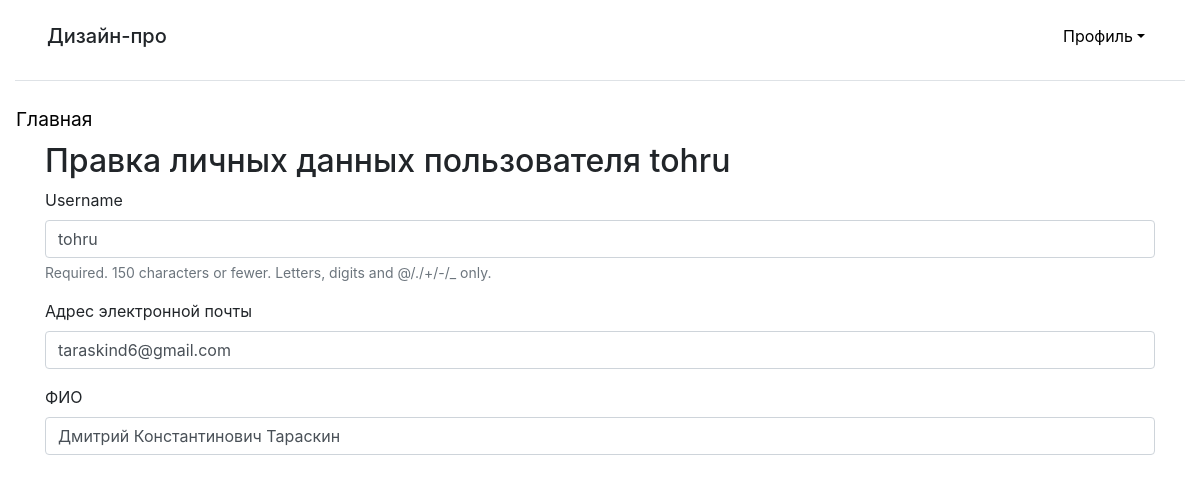
The page /accounts/profile/change/ (signed in) on the database its author committed.
### main/models.py (models this page shows)
class AdvUser(AbstractUser):
   is_activated = models.BooleanField(default=True, db_index=True,verbose_name='Прошел активацию?')
   fio = models.CharField(max_length=100, blank=True, verbose_name='ФИО')
   class Meta(AbstractUser.Meta):
       pass

### main/views.py (the view)
# urls.py: path('accounts/profile/change/', ChangeUserInfoView.as_view(), name='profile_change'),
class ChangeUserInfoView(SuccessMessageMixin, LoginRequiredMixin,UpdateView):
   model = AdvUser
   template_name = 'main/change_user_info.html'
   form_class = ChangeUserInfoForm
   success_url = reverse_lazy('main:profile')
   success_message = 'Личные данные пользователя изменены'
   def dispatch(self, request, *args, **kwargs):
       self.user_id = request.user.pk
       return super().dispatch(request, *args, **kwargs)
   def get_object(self, queryset=None):
       if not queryset:
           queryset = self.get_queryset()
       return get_object_or_404(queryset, pk=self.user_id)

### main/forms.py
class ChangeUserInfoForm(forms.ModelForm):
   email = forms.EmailField(required=True, label='Адрес электронной почты')
   class Meta:
       model = AdvUser
       fields = ('username', 'email', 'fio')

### main/templates/main/change_user_info.html (shortened to what this page needs)
{% extends "layout/basic.html" %}
{% load bootstrap4 %}
{% block content %}
<h2>Правка личных данных пользователя {{ user.username }}</h2>
<form method="post">
   {% bootstrap_form form layout='horizontal' %}
</form>
{% endblock %}

### rows shown on the page
AdvUser: username "tohru", email "taraskind6@gmail.com", fio "Дмитрий Константинович Тараскин"
